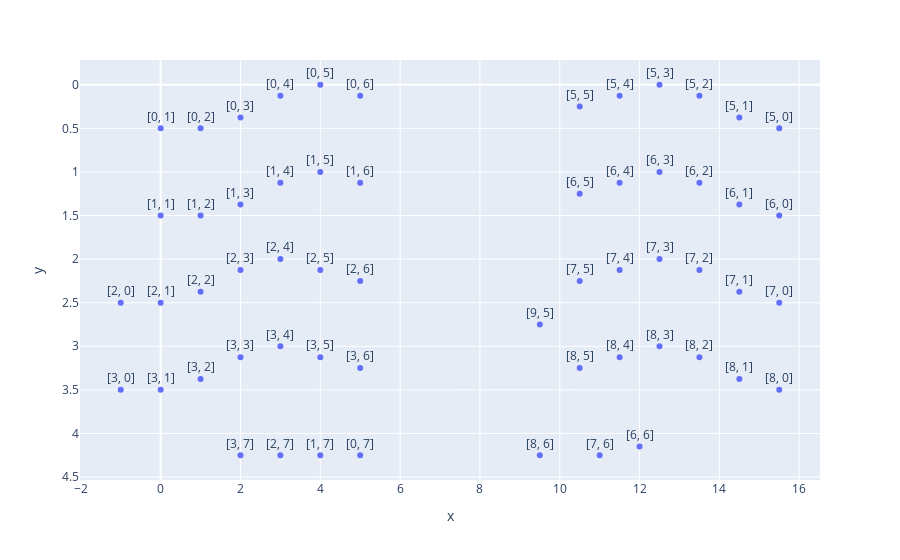

Notebook source saved alongside this figure:
### Code cell
fig = px.scatter(df, x="x", y="y", text="matrix")
fig.update_traces(textposition='top center')
fig['layout']['yaxis']['autorange'] = "reversed"
fig.show()

### Figure 1 — Plotly figure (JSON) as saved in the notebook; plotly's stock layout.template omitted (floating-point values rounded to 4 significant figures)
{"data": [{"hovertemplate": "x=%{x}<br>y=%{y}<br>matrix=%{text}<extra></extra>", "legendgroup": "", "marker": {"color": "#636efa", "symbol": "circle"}, "mode": "markers+text", "name": "", "orientation": "v", "showlegend": false, "text": ["[0, 1]", "[0, 2]", "[0, 3]", "[0, 4]", "[0, 5]", "[0, 6]", "[5, 5]", "[5, 4]", "[5, 3]", "[5, 2]", "[5, 1]", "[5, 0]", "[1, 1]", "[1, 2]", "[1, 3]", "[1, 4]", "[1, 5]", "[1, 6]", "[6, 5]", "[6, 4]", "[6, 3]", "[6, 2]", "[6, 1]", "[6, 0]", "[2, 0]", "[2, 1]", "[2, 2]", "[2, 3]", "[2, 4]", "[2, 5]", "[2, 6]", "[7, 5]", "[7, 4]", "[7, 3]", "[7, 2]", "[7, 1]", "[7, 0]", "[3, 0]", "[3, 1]", "[3, 2]", "[3, 3]", "[3, 4]", "[3, 5]", "[3, 6]", "[9, 5]", "[8, 5]", "[8, 4]", "[8, 3]", "[8, 2]", "[8, 1]", "[8, 0]", "[3, 7]", "[2, 7]", "[1, 7]", "[0, 7]", "[8, 6]", "[7, 6]", "[6, 6]"], "textposition": "top center", "type": "scatter", "x": [0, 1, 2, 3, 4, 5, 10.5, 11.5, 12.5, 13.5, 14.5, 15.5, 0, 1, 2, 3, 4, 5, 10.5, 11.5, 12.5, 13.5, 14.5, 15.5, -1, 0, 1, 2, 3, 4, 5, 10.5, 11.5, 12.5, 13.5, 14.5, 15.5, -1, 0, 1, 2, 3, 4, 5, 9.5, 10.5, 11.5, 12.5, 13.5, 14.5, 15.5, 2, 3, 4, 5, 9.5, 11, 12], "xaxis": "x", "y": [0.5, 0.5, 0.375, 0.125, 0.0, 0.125, 0.25, 0.125, 0.0, 0.125, 0.375, 0.5, 1.5, 1.5, 1.375, 1.125, 1.0, 1.125, 1.25, 1.125, 1.0, 1.125, 1.375, 1.5, 2.5, 2.5, 2.375, 2.125, 2.0, 2.125, 2.25, 2.25, 2.125, 2.0, 2.125, 2.375, 2.5, 3.5, 3.5, 3.375, 3.125, 3.0, 3.125, 3.25, 2.75, 3.25, 3.125, 3.0, 3.125, 3.375, 3.5, 4.25, 4.25, 4.25, 4.25, 4.25, 4.25, 4.15], "yaxis": "y"}], "layout": {"legend": {"tracegroupgap": 0}, "margin": {"t": 60}, "xaxis": {"anchor": "y", "domain": [0, 1], "title": {"text": "x"}}, "yaxis": {"anchor": "x", "autorange": "reversed", "domain": [0, 1], "title": {"text": "y"}}}}
